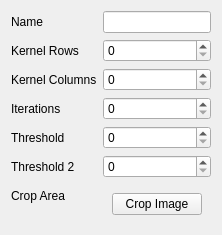
            <widget class="QWidget" name="StackFilterOptions">
             <layout class="QVBoxLayout" name="verticalLayout_5">
              <item>
               <layout class="QFormLayout" name="formLayoutFilterOptions">
                <item row="1" column="0">
                 <widget class="QLabel" name="labelKernelRows">
                  <property name="text">
                   <string>Kernel Rows</string>
                  </property>
                 </widget>
                </item>
                <item row="1" column="1">
                 <widget class="QSpinBox" name="spinBoxKernelRows"/>
                </item>
                <item row="2" column="0">
                 <widget class="QLabel" name="labelKernelColumns">
                  <property name="text">
                   <string>Kernel Columns</string>
                  </property>
                 </widget>
                </item>
                <item row="2" column="1">
                 <widget class="QSpinBox" name="spinBoxKernelColumns"/>
                </item>
                <item row="3" column="0">
                 <widget class="QLabel" name="labelIterations">
                  <property name="text">
                   <string>Iterations</string>
                  </property>
                 </widget>
                </item>
                <item row="3" column="1">
                 <widget class="QSpinBox" name="spinBoxIterations"/>
                </item>
                <item row="0" column="0">
                 <widget class="QLabel" name="labelFilterName">
                  <property name="text">
                   <string>Name</string>
                  </property>
                 </widget>
                </item>
                <item row="0" column="1">
                 <widget class="QLineEdit" name="lineEditFilterName"/>
                </item>
                <item row="4" column="0">
                 <widget class="QLabel" name="labelThreshold">
                  <property name="text">
                   <string>Threshold</string>
                  </property>
                 </widget>
                </item>
                <item row="4" column="1">
                 <widget class="QSpinBox" name="spinBoxThreshold">
                  <property name="maximum">
                   <number>255</number>
                  </property>
                 </widget>
                </item>
                <item row="5" column="0">
                 <widget class="QLabel" name="labelThreshold2">
                  <property name="text">
                   <string>Threshold 2</string>
                  </property>
                 </widget>
                </item>
                <item row="5" column="1">
                 <widget class="QSpinBox" name="spinBoxThreshold2">
                  <property name="maximum">
                   <number>255</number>
                  </property>
                 </widget>
                </item>
                <item row="6" column="0">
                 <widget class="QLabel" name="labelFilterCropArea">
                  <property name="text">
                   <string>Crop Area</string>
                  </property>
                 </widget>
                </item>
                <item row="6" column="1">
                 <widget class="QWidget" name="widgetFilterCropArea" native="true">
                  <layout class="QVBoxLayout" name="verticalLayout_9">
                   <item>
                    <widget class="QPushButton" name="buttonFilterCropArea">
                     <property name="text">
                      <string>Crop Image</string>
                     </property>
                    </widget>
                   </item>
                  </layout>
                 </widget>
                </item>
               </layout>
              </item>
             </layout>
            </widget>
